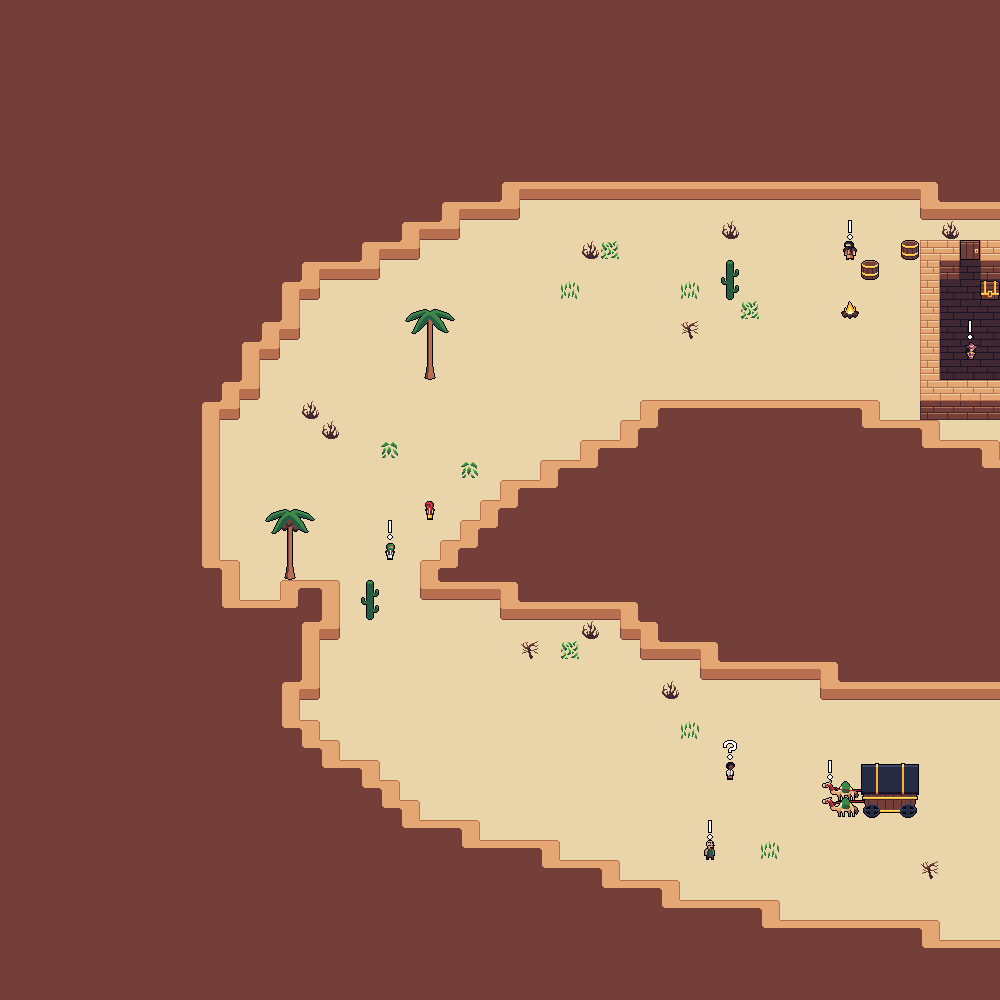

Below is a game level as drawn by its tile map, then a one-line description and the .tmx that defines it (tile-layer data replaced by summaries):
An orthogonal 50x50 tile map with 20x20 px tiles, 6 tile layers (ground, floordecor, walls, interactables, ...) and 10 objects (3x loot, 2x battle, interaction, level, spawn, ...).

<map version="1.10" tiledversion="1.10.2" orientation="orthogonal" renderorder="right-down" width="50" height="50" tilewidth="20" tileheight="20" infinite="0" nextlayerid="19" nextobjectid="52">
 <tileset firstgid="1" source="tileset.tsx" />
 <group id="10" name="Group 1">
  <layer id="1" name="ground" width="50" height="50">
   <data>[2500 cells, 2500 non-empty, 2 distinct tile ids]</data>
  </layer>
  <layer id="5" name="floordecor" width="50" height="50">
   <data>[2500 cells, 2479 non-empty, 6 distinct tile ids]</data>
  </layer>
  <layer id="2" name="walls" width="50" height="50">
   <data>[2500 cells, 1679 non-empty, 21 distinct tile ids]</data>
  </layer>
  <layer id="9" name="interactables" width="50" height="50">
   <data>[2500 cells, 58 non-empty, 51 distinct tile ids]</data>
  </layer>
  <layer id="4" name="decor" width="50" height="50">
   <data>[2500 cells, 0 non-empty, 0 distinct tile ids]</data>
  </layer>
  <layer id="8" name="alerts" width="50" height="50">
   <data>[2500 cells, 6 non-empty, 2 distinct tile ids]</data>
  </layer>
  <objectgroup id="7" name="events">
   <object id="40" name="interaction" x="720" y="760" width="20" height="20">
    <properties>
     <property name="description">SOME BANDITS FURTHER AHEAD HAVE CAPTURED A MAGE!
I DON'T KNOW WHAT THE RULERS OF THIS LAND DO
TO THOSE WHO PRACTICE THE ARCANE ARTS BUT 
I'VE HEARD AWFUL THINGS...</property>
    </properties>
   </object>
   <object id="41" name="battle" x="380" y="540" width="20" height="20">
    <properties>
     <property name="description" value=" " />
     <property name="encounter" value="L2B1" />
     <property name="proximity" type="bool" value="true" />
    </properties>
   </object>
   <object id="42" name="battle" x="840" y="240" width="20" height="20">
    <properties>
     <property name="description" value=" " />
     <property name="encounter" value="L2B2" />
     <property name="proximity" type="bool" value="true" />
    </properties>
   </object>
   <object id="43" name="level" x="820" y="780" width="20" height="20">
    <properties>
     <property name="description" value="ONWARDS!" />
     <property name="level" value="DESERT3" />
     <property name="stageclear" type="bool" value="true" />
    </properties>
   </object>
   <object id="44" name="spawn" x="780" y="780" width="20" height="20" />
   <object id="45" name="character" x="960" y="340" width="20" height="20">
    <properties>
     <property name="character" value="ARCANE" />
     <property name="description" value="UNBOUND THE MAGE?" />
    </properties>
   </object>
   <object id="46" name="loot" x="980" y="280" width="20" height="20">
    <properties>
     <property name="description" value="MAYBE THERE ARE SOME WEAPONS HERE..." />
     <property name="loot" value="L2CHEST" />
    </properties>
   </object>
   <object id="47" name="loot" x="900" y="240" width="20" height="20">
    <properties>
     <property name="description" value="ITS A BARREL." />
     <property name="loot" value="BARREL" />
    </properties>
   </object>
   <object id="49" name="loot" x="860" y="260" width="20" height="20">
    <properties>
     <property name="description" value="ITS A BARREL." />
     <property name="loot" value="BARREL" />
    </properties>
   </object>
   <object id="50" name="blacksmith" x="700" y="840" width="20" height="20" />
  </objectgroup>
 </group>
</map>
